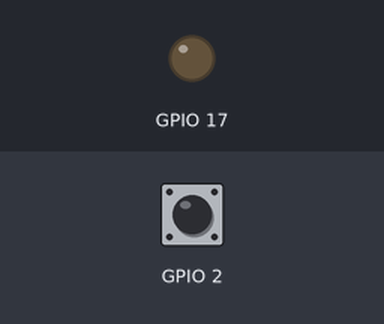
The program below on a simulated Raspberry Pi (BCM pin numbers). Parts: output pins drawn as LEDs (lit = HIGH). The inputs (shaded band) are chosen by the test bench; at power-on: GPIO 2 HIGH.

Above: at 1.2 s.
1.3 s: GPIO 2 pulled LOW for 0.15 s
At 2.4 s:
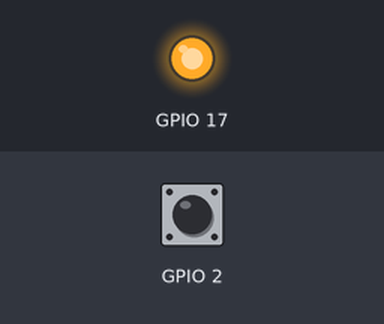
Timing chart, 0 to 4.3 s (numbered marks = the images above; inputs shaded):
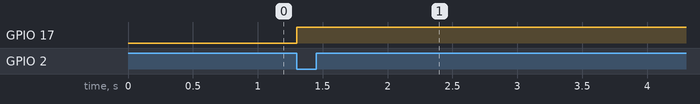

The program:

led-button.py
```python
#!/usr/bin/python3
import RPi.GPIO as GPIO
from time import sleep

GPIO.setmode(GPIO.BCM)
GPIO.setup(17, GPIO.OUT)
GPIO.setup(2, GPIO.IN, pull_up_down=GPIO.PUD_UP)

while True:
    if GPIO.input(2) == False:
        GPIO.output(17, 1)
        # GPIO.output(17, not GPIO.input(17))
        # sleep(0.3)
```

Measured:
- after the input at 1.3 s, GPIO 17: LOW → HIGH at once
